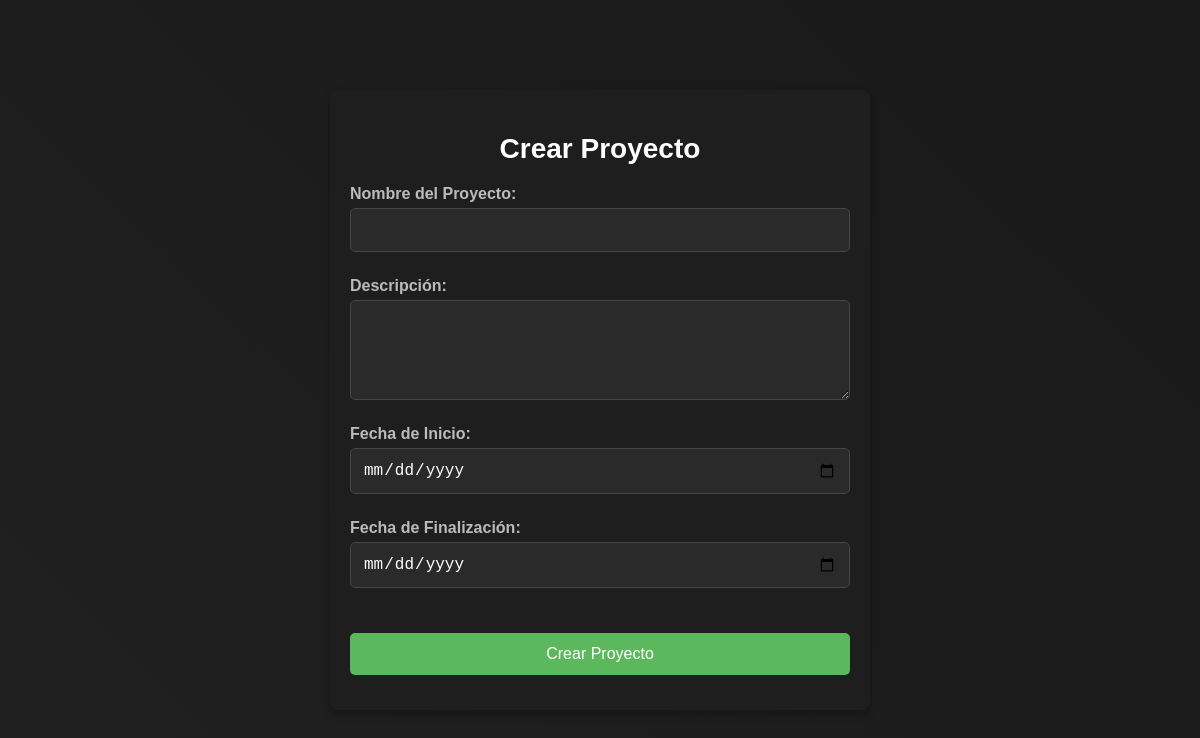
Before: /formulariosproyectos?id=5 (signed in) with the older database file.
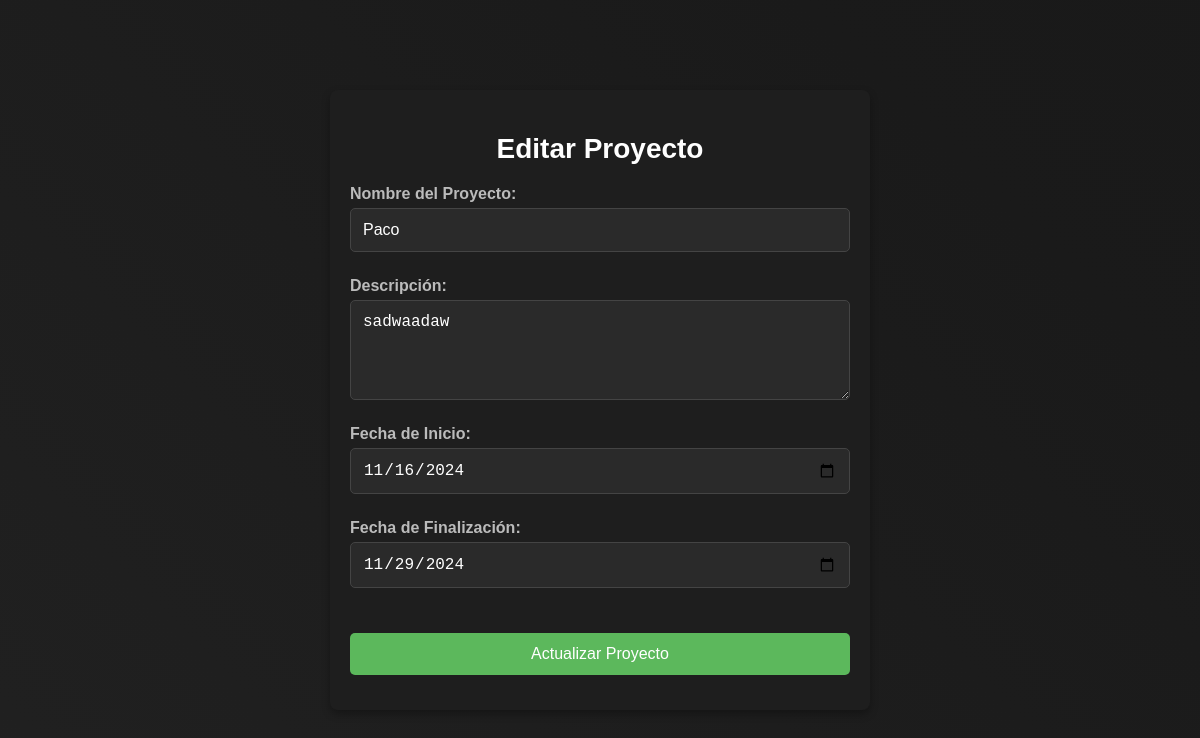
After: the same page with the newer database file.
### tables this page shows
CREATE TABLE proyecto(id_proyecto INTEGER PRIMARY KEY, nombre TEXT, descripcion TEXT, fecha_inicio DATE, fecha_final DATE);

### main.py (the view, shortened to what this page needs)
@app.route('/formulariosproyectos', methods=['GET', 'POST'])
def crear_proyecto():
    usuario = session.get('usuario', {})
    if not usuario or usuario.get('tipo_usuario') != "Admin":
        return redirect(url_for('index'))
    base_de_datos = "basededatos/greenscape.db"
    conexion = Conexion(base_de_datos)
    usuario_obj = conexion.buscar_usuario_por_id(usuario.get('id', None))
    proyecto_objeto = None  # Inicializamos la variable para pasarla al formulario
    id_p = request.args.get('id')
    if id_p:
        proyectos = conexion.mostrar_proyectos()
        for proyecto in proyectos:
            if proyecto[0] == int(id_p):
                proyecto_objeto = Proyecto(
                    id_proyecto=proyecto[0],
                    nombre=proyecto[1],
                    descripcion=proyecto[2],
                    fecha_inicio=proyecto[3],
                    fecha_final=proyecto[4]
                )
                break
    return render_template('formularioProyectos.html', usuario=usuario_obj, proyecto=proyecto_objeto)

### basededatos/conexion.py (called while the page is built)
    def mostrar_proyectos(self):
        self.cursor.execute("SELECT id_proyecto, nombre, descripcion, fecha_inicio, fecha_final FROM proyecto")
        proyectos = self.cursor.fetchall()
        return proyectos

    def buscar_usuario_por_id(self, id_usuario):
        from modelo.Usuario import Usuario
        self.cursor.execute("SELECT id_usuario, nombre, telefono, password, email, tipo_usuario FROM usuario WHERE id_usuario = ?", (id_usuario,))
        usuario_data = self.cursor.fetchone()
        if usuario_data:
            usuario = Usuario(
                id_usuario=usuario_data[0],
                nombre=usuario_data[1],
                password=usuario_data[2],
                email=usuario_data[3],
                tipo_usuario=usuario_data[4],
                telefono=usuario_data[5]
            )
            return usuario
        return None

### templates/formularioProyectos.html (shortened to what this page needs)
<!DOCTYPE html>
<html lang="es">
<head>
    <link rel="stylesheet" href="{{ url_for('static', filename='css/formularioCrearrproyecto.css') }}">
</head>
<body>
    <div class="login-container">
        <h2>{{ 'Editar Proyecto' if proyecto else 'Crear Proyecto' }}</h2>
        <form method="POST" action="/formulariosproyectos">
            <div class="form-group">
                <label for="nombre">Nombre del Proyecto:</label>
                <input type="text" id="nombre" name="nombre" value="{{ proyecto._nombre if proyecto else '' }}" required>
            </div>
            <div class="form-group">
                <label for="descripcion">Descripción:</label>
                <textarea id="descripcion" name="descripcion" rows="4" required>{{ proyecto._descripcion if proyecto else '' }}</textarea>
            </div>
            <div class="form-group">
                <label for="fecha_inicio">Fecha de Inicio:</label>
                <input type="date" id="fecha_inicio" name="fecha_inicio" value="{{ proyecto._fecha_inicio if proyecto else '' }}" required>
            </div>
            <div class="form-group">
                <label for="fecha_final">Fecha de Finalización:</label>
                <input type="date" id="fecha_final" name="fecha_final" value="{{ proyecto._fecha_final if proyecto else '' }}" required>
            </div>
            <div class="form-group">
                <button type="submit" class="submit-button">{{ 'Actualizar Proyecto' if proyecto else 'Crear Proyecto' }}</button>
            </div>
        </form>
    </div>
</body>
</html>

Changed rows visible on the page:
added proyecto: nombre "Paco", descripcion "sadwaadaw", fecha_inicio "11/16/2024", fecha_final "11/29/2024"
Other visible differences:
{{ 'Editar Proyecto' if proyecto else 'Crear Proyecto' }}: "Crear Proyecto" → "Editar Proyecto"
{{ 'Actualizar Proyecto' if proyecto else 'Crear Proyecto' }}: "Crear Proyecto" → "Actualizar Proyecto"
